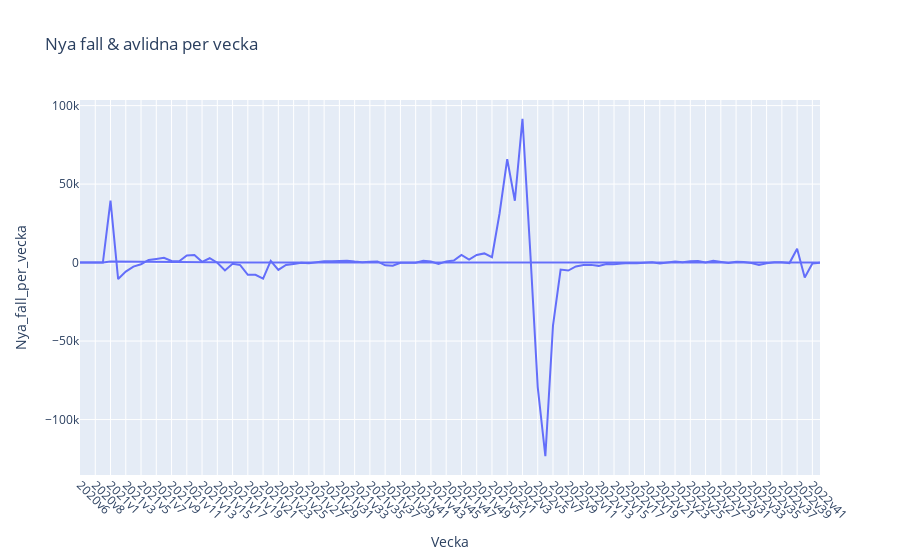

The cell this chart's notebook holds for it:
### Code cell
# Line graph for new cases and deceased cases per week, 2020v6 to now (plotly)

start_week = "2020v6"
end_week = fhm_covid["Vecka"].max()

fhm_covid_filtered = fhm_covid[fhm_covid["Vecka"] >= start_week]

fhm_covid_filtered["Nya_fall_per_vecka"] = fhm_covid_filtered["Antal_fall_vecka"].diff().fillna(0)

fig = px.line(fhm_covid_filtered, x="Vecka", y="Nya_fall_per_vecka", title="Nya fall & avlidna per vecka")

fig.add_trace(px.line(fhm_covid_filtered, x="Vecka", y="Antal_avlidna_vecka").data[0])
fig.update_xaxes(tickangle=45)

fig.show()

### Figure 1 — Plotly figure (JSON) as saved in the notebook; plotly's stock layout.template omitted (floating-point values rounded to 4 significant figures)
{"data": [{"hovertemplate": "Vecka=%{x}<br>Nya_fall_per_vecka=%{y}<extra></extra>", "legendgroup": "", "line": {"color": "#636efa", "dash": "solid"}, "marker": {"symbol": "circle"}, "mode": "lines", "name": "", "orientation": "v", "showlegend": false, "type": "scatter", "x": ["2020v6", "2020v7", "2020v8", "2020v9", "2021v1", "2021v2", "2021v3", "2021v4", "2021v5", "2021v6", "2021v7", "2021v8", "2021v9", "2021v10", "2021v11", "2021v12", "2021v13", "2021v14", "2021v15", "2021v16", "2021v17", "2021v18", "2021v19", "2021v20", "2021v21", "2021v22", "2021v23", "2021v24", "2021v25", "2021v26", "2021v27", "2021v28", "2021v29", "2021v30", "2021v31", "2021v32", "2021v33", "2021v34", "2021v35", "2021v36", "2021v37", "2021v38", "2021v39", "2021v40", "2021v41", "2021v42", "2021v43", "2021v44", "2021v45", "2021v46", "2021v47", "2021v48", "2021v49", "2021v50", "2021v51", "2021v52", "2022v1", "2022v2", "2022v3", "2022v4", "2022v5", "2022v6", "2022v7", "2022v8", "2022v9", "2022v10", "2022v11", "2022v12", "2022v13", "2022v14", "2022v15", "2022v16", "2022v17", "2022v18", "2022v19", "2022v20", "2022v21", "2022v22", "2022v23", "2022v24", "2022v25", "2022v26", "2022v27", "2022v28", "2022v29", "2022v30", "2022v31", "2022v32", "2022v33", "2022v34", "2022v35", "2022v36", "2022v37", "2022v38", "2022v39", "2022v40", "2022v41", "2022v42"], "xaxis": "x", "y": [0, -1, 0, 13, 39433, -10511, -5713, -2568, -1050, 1678, 2331, 3067, 1059, 816, 4477, 4848, 504, 2758, -106, -5006, -724, -1628, -7764, -7744, -10196, 1120, -4700, -1546, -865, -113, -356, 369, 778, 799, 1149, 1208, 646, 222, 551, 732, -1709, -1954, -74, -94, -68, 1125, 716, -850, 759, 1274, 4822, 1886, 4848, 5836, 3422, 31434, 65934, 39417, 91631, 8720, -79327, -123378, -40178, -4484, -5089, -2477, -1608, -1462, -2088, -861, -1021, -545, -206, -379, -284, 161, -501, -61, 641, 269, 925, 1028, 118, 1206, 509, -246, 530, 403, -318, -1452, -383, 227, 266, -309, 8863, -9533, -591, -129], "yaxis": "y"}, {"hovertemplate": "Vecka=%{x}<br>Antal_avlidna_vecka=%{y}<extra></extra>", "legendgroup": "", "line": {"color": "#636efa", "dash": "solid"}, "marker": {"symbol": "circle"}, "mode": "lines", "name": "", "orientation": "v", "showlegend": false, "type": "scatter", "x": ["2020v6", "2020v7", "2020v8", "2020v9", "2021v1", "2021v2", "2021v3", "2021v4", "2021v5", "2021v6", "2021v7", "2021v8", "2021v9", "2021v10", "2021v11", "2021v12", "2021v13", "2021v14", "2021v15", "2021v16", "2021v17", "2021v18", "2021v19", "2021v20", "2021v21", "2021v22", "2021v23", "2021v24", "2021v25", "2021v26", "2021v27", "2021v28", "2021v29", "2021v30", "2021v31", "2021v32", "2021v33", "2021v34", "2021v35", "2021v36", "2021v37", "2021v38", "2021v39", "2021v40", "2021v41", "2021v42", "2021v43", "2021v44", "2021v45", "2021v46", "2021v47", "2021v48", "2021v49", "2021v50", "2021v51", "2021v52", "2022v1", "2022v2", "2022v3", "2022v4", "2022v5", "2022v6", "2022v7", "2022v8", "2022v9", "2022v10", "2022v11", "2022v12", "2022v13", "2022v14", "2022v15", "2022v16", "2022v17", "2022v18", "2022v19", "2022v20", "2022v21", "2022v22", "2022v23", "2022v24", "2022v25", "2022v26", "2022v27", "2022v28", "2022v29", "2022v30", "2022v31", "2022v32", "2022v33", "2022v34", "2022v35", "2022v36", "2022v37", "2022v38", "2022v39", "2022v40", "2022v41", "2022v42"], "xaxis": "x", "y": [0, 0, 0, 0, 644, 598, 513, 389, 269, 205, 172, 146, 129, 141, 127, 126, 142, 133, 141, 131, 115, 107, 111, 70, 47, 39, 22, 17, 9, 8, 3, 2, 3, 4, 7, 7, 11, 20, 25, 49, 51, 43, 39, 49, 32, 23, 30, 33, 31, 30, 15, 29, 38, 49, 44, 70, 130, 172, 243, 301, 359, 329, 361, 319, 273, 204, 195, 157, 122, 120, 71, 70, 51, 52, 42, 41, 26, 23, 28, 22, 36, 42, 59, 62, 114, 95, 110, 119, 133, 85, 96, 85, 95, 88, 92, 88, 73, 25], "yaxis": "y"}], "layout": {"legend": {"tracegroupgap": 0}, "title": {"text": "Nya fall & avlidna per vecka"}, "xaxis": {"anchor": "y", "domain": [0, 1], "tickangle": 45, "title": {"text": "Vecka"}}, "yaxis": {"anchor": "x", "domain": [0, 1], "title": {"text": "Nya_fall_per_vecka"}}}}
